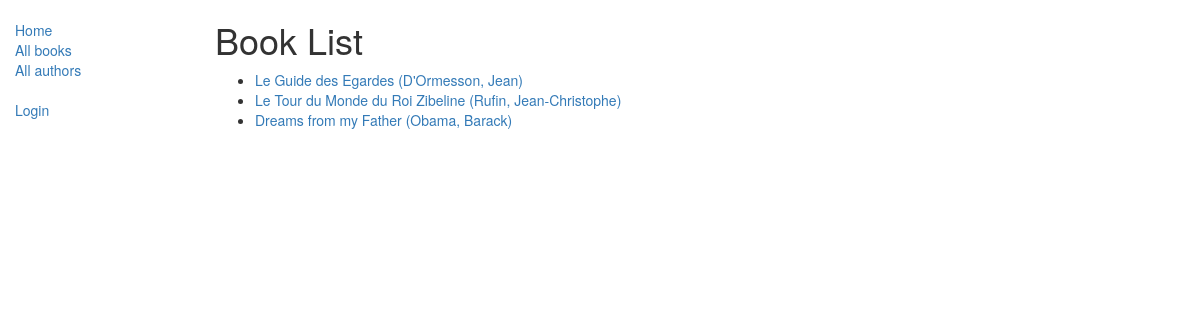
Page /catalog/books/ on the earlier database version.
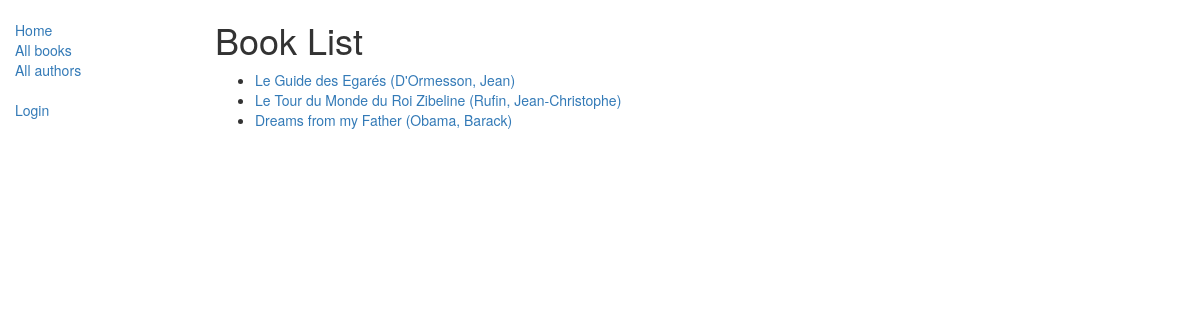
Same page on the later database version.
### catalog/models.py (models this page shows, shortened)
class Book(models.Model):
    title = models.CharField(max_length=200)
    author = models.ForeignKey('Author', on_delete=models.SET_NULL, null=True)
    summary = models.TextField(
        max_length=1000, help_text="Enter a brief description of the book")
    isbn = models.CharField(
        'ISBN', max_length=13, help_text='13 Character <a href="https://www.isbn-international.org/content/what-isbn">ISBN number</a>')
    genre = models.ManyToManyField(
        Genre, help_text="Select a genre for this book")
    language = models.ForeignKey(
        'Language', on_delete=models.SET_NULL, null=True)
    def get_absolute_url(self):
        return reverse('book-detail', args=[str(self.id)])

class Author(models.Model):
    first_name = models.CharField(max_length=100)
    last_name = models.CharField(max_length=100)
    date_of_birth = models.DateField('born', null=True, blank=True)
    date_of_death = models.DateField('died', null=True, blank=True)
    class Meta:
        ordering = ["last_name", "first_name"]
    def get_absolute_url(self):
        return reverse('author-detail', args=[str(self.id)])
    def __str__(self):
        return '{0}, {1}'.format(self.last_name, self.first_name)

### catalog/views.py (the view)
# urls.py: path('books/', views.BookListView.as_view(), name='books'),
class BookListView(generic.ListView):
    model = Book
    paginate_by = 10

### catalog/templates/catalog/book_list.html
{% extends "base_generic.html" %}
{% block content %}
    <h1>Book List</h1>
    {% if book_list %}
    <ul>
      {% for book in book_list %}
      <li>
        <a href="{{ book.get_absolute_url }}">{{ book.title }}</a> <a href="{{ book.author.get_absolute_url }}">({{book.author}})</a>
      </li>
      {% endfor %}
    </ul>
    {% else %}
      <p>There are no books in the library.</p>
    {% endif %}
{% endblock %}

Differences in the rows shown:
changed Book "D'Ormesson, Jean": title "Le Guide des Egardes" → "Le Guide des Egarés"
